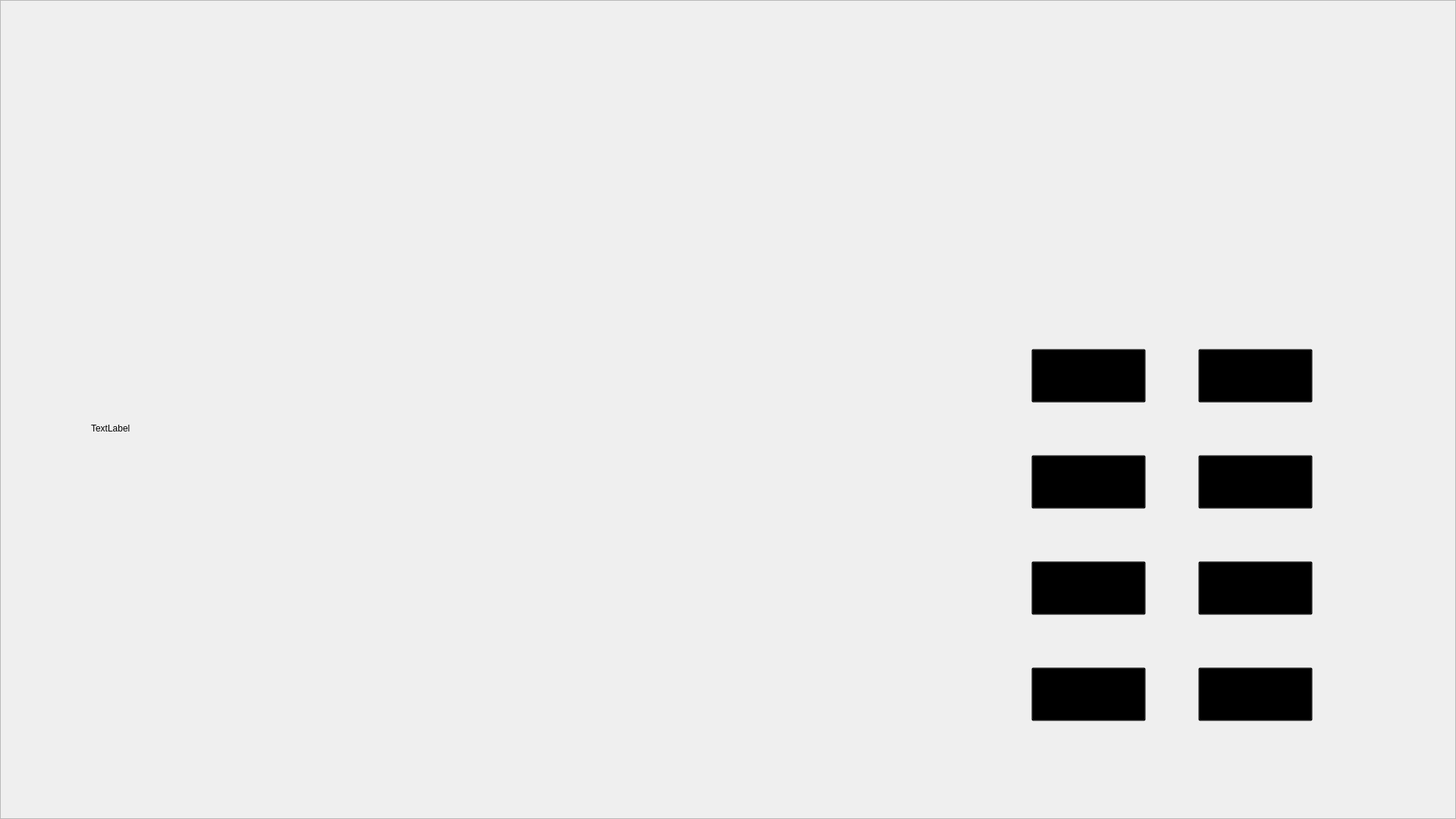
<?xml version="1.0" encoding="UTF-8"?>
<ui version="4.0">
 <class>f2</class>
 <widget class="QWidget" name="f2">
  <property name="geometry">
   <rect>
    <x>0</x>
    <y>0</y>
    <width>1920</width>
    <height>1080</height>
   </rect>
  </property>
  <property name="windowTitle">
   <string>Form</string>
  </property>
  <property name="styleSheet">
   <string notr="true">#f2{
border-image:url()
}
#f2 *{
	border-image:url()
}</string>
  </property>
  <widget class="QFrame" name="frame">
   <property name="geometry">
    <rect>
     <x>0</x>
     <y>0</y>
     <width>1920</width>
     <height>1080</height>
    </rect>
   </property>
   <property name="styleSheet">
    <string notr="true">#frame{
background-image:url(:/p/1/background.png)
}
#frame *{
background-image:url()
}</string>
   </property>
   <property name="frameShape">
    <enum>QFrame::StyledPanel</enum>
   </property>
   <property name="frameShadow">
    <enum>QFrame::Raised</enum>
   </property>
   <widget class="QWidget" name="widget" native="true">
    <property name="geometry">
     <rect>
      <x>1290</x>
      <y>400</y>
      <width>551</width>
      <height>591</height>
     </rect>
    </property>
    <property name="styleSheet">
     <string notr="true">#widget{
border-image:url(:/p/1/13.png)
}
#widget *{
border-image:url()
}</string>
    </property>
    <widget class="QPushButton" name="C1">
     <property name="geometry">
      <rect>
       <x>70</x>
       <y>60</y>
       <width>151</width>
       <height>71</height>
      </rect>
     </property>
     <property name="styleSheet">
      <string notr="true">border-image:url(:/p/4.png);
background: transparent;
color:white;

font-size:14pt;</string>
     </property>
     <property name="text">
      <string/>
     </property>
    </widget>
    <widget class="QPushButton" name="C2">
     <property name="geometry">
      <rect>
       <x>290</x>
       <y>60</y>
       <width>151</width>
       <height>71</height>
      </rect>
     </property>
     <property name="styleSheet">
      <string notr="true">border-image:url(:/p/4.png);
background: transparent;
color:white;

font-size:14pt;</string>
     </property>
     <property name="text">
      <string/>
     </property>
    </widget>
    <widget class="QPushButton" name="C3">
     <property name="geometry">
      <rect>
       <x>70</x>
       <y>200</y>
       <width>151</width>
       <height>71</height>
      </rect>
     </property>
     <property name="styleSheet">
      <string notr="true">border-image:url(:/p/4.png);
background: transparent;
color:white;

font-size:14pt;</string>
     </property>
     <property name="text">
      <string/>
     </property>
    </widget>
    <widget class="QPushButton" name="C4">
     <property name="geometry">
      <rect>
       <x>290</x>
       <y>200</y>
       <width>151</width>
       <height>71</height>
      </rect>
     </property>
     <property name="styleSheet">
      <string notr="true">border-image:url(:/p/4.png);
background: transparent;
color:white;

font-size:14pt;</string>
     </property>
     <property name="text">
      <string/>
     </property>
    </widget>
    <widget class="QPushButton" name="C5">
     <property name="geometry">
      <rect>
       <x>70</x>
       <y>340</y>
       <width>151</width>
       <height>71</height>
      </rect>
     </property>
     <property name="styleSheet">
      <string notr="true">border-image:url(:/p/4.png);
background: transparent;
color:white;

font-size:14pt;</string>
     </property>
     <property name="text">
      <string/>
     </property>
    </widget>
    <widget class="QPushButton" name="C6">
     <property name="geometry">
      <rect>
       <x>290</x>
       <y>340</y>
       <width>151</width>
       <height>71</height>
      </rect>
     </property>
     <property name="styleSheet">
      <string notr="true">border-image:url(:/p/4.png);
background: transparent;
color:white;

font-size:14pt;</string>
     </property>
     <property name="text">
      <string/>
     </property>
    </widget>
    <widget class="QPushButton" name="C8">
     <property name="geometry">
      <rect>
       <x>290</x>
       <y>480</y>
       <width>151</width>
       <height>71</height>
      </rect>
     </property>
     <property name="styleSheet">
      <string notr="true">border-image:url(:/p/4.png);
background: transparent;
color:white;

font-size:14pt;</string>
     </property>
     <property name="text">
      <string/>
     </property>
    </widget>
    <widget class="QPushButton" name="C7">
     <property name="geometry">
      <rect>
       <x>70</x>
       <y>480</y>
       <width>151</width>
       <height>71</height>
      </rect>
     </property>
     <property name="styleSheet">
      <string notr="true">border-image:url(:/p/4.png);
background: transparent;
color:white;

font-size:14pt;</string>
     </property>
     <property name="text">
      <string/>
     </property>
    </widget>
   </widget>
   <widget class="QWidget" name="W2" native="true">
    <property name="geometry">
     <rect>
      <x>1290</x>
      <y>160</y>
      <width>541</width>
      <height>201</height>
     </rect>
    </property>
    <property name="styleSheet">
     <string notr="true">#W2{
border-image:url(:/p/6.png)
}</string>
    </property>
    <widget class="QLabel" name="W2S">
     <property name="geometry">
      <rect>
       <x>10</x>
       <y>10</y>
       <width>521</width>
       <height>181</height>
      </rect>
     </property>
     <property name="styleSheet">
      <string notr="true">
color:white;

font-size:14pt;</string>
     </property>
     <property name="text">
      <string/>
     </property>
    </widget>
   </widget>
   <widget class="QWidget" name="pic" native="true">
    <property name="geometry">
     <rect>
      <x>90</x>
      <y>120</y>
      <width>1181</width>
      <height>891</height>
     </rect>
    </property>
    <property name="styleSheet">
     <string notr="true">#pic{
border-image:url(:/p/1/6.png)
}</string>
    </property>
    <widget class="QLabel" name="pics">
     <property name="geometry">
      <rect>
       <x>30</x>
       <y>60</y>
       <width>1100</width>
       <height>770</height>
      </rect>
     </property>
     <property name="styleSheet">
      <string notr="true"/>
     </property>
     <property name="text">
      <string>TextLabel</string>
     </property>
    </widget>
   </widget>
   <widget class="QLabel" name="label">
    <property name="geometry">
     <rect>
      <x>830</x>
      <y>20</y>
      <width>271</width>
      <height>51</height>
     </rect>
    </property>
    <property name="text">
     <string>&lt;html&gt;&lt;head/&gt;&lt;body&gt;&lt;p&gt;&lt;br/&gt;&lt;/p&gt;&lt;/body&gt;&lt;/html&gt;</string>
    </property>
   </widget>
  </widget>
 </widget>
 <resources/>
 <connections/>
</ui>
